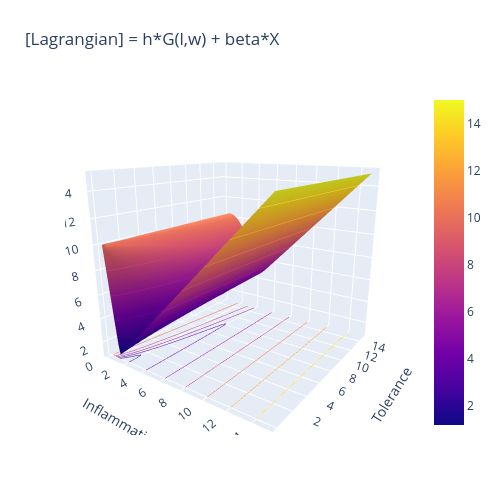

This figure's notebook cell:
### Code cell
# Visualize cost landscape
rng = 15
pnts = 100
lvec = np.linspace(0.01, rng, pnts)
wvec = np.linspace(0.01, rng, pnts)

l, w = np.meshgrid(lvec, wvec)
z = net_harm(l,w) + beta*l


fig = go.Figure(data=[go.Surface(z=z, x=l, y=w)])
fig.update_traces(contours_z=dict(show=True, usecolormap=True,
                                  highlightcolor="limegreen", project_z=True))
fig.update_layout(title='[Lagrangian] = h*G(l,w) + beta*X', autosize=False,
                  scene_camera_eye=dict(x=1.87, y=0.88, z=-0.64),
                  width=500, height=500,
                  margin=dict(l=65, r=50, b=65, t=90))

# Update the layout
fig.update_layout(scene=dict(
    xaxis_title=r'Inflammation',
    yaxis_title=r'Tolerance',
    zaxis_title=r'L(\lambda,w)'
))

fig.show()

### Figure 1 — Plotly figure (JSON) as saved in the notebook; plotly's stock layout.template omitted (floating-point values rounded to 4 significant figures; data arrays with more than 128 entries replaced by an {"elided": "..."} marker saying what was removed)
{"data": [{"contours": {"z": {"highlightcolor": "limegreen", "project": {"z": true}, "show": true, "usecolormap": true}}, "type": "surface", "x": {"elided": "100x100 float values"}, "y": {"elided": "100x100 float values"}, "z": {"elided": "100x100 float values"}}], "layout": {"autosize": false, "height": 500, "margin": {"b": 65, "l": 65, "r": 50, "t": 90}, "scene": {"aspectmode": "auto", "aspectratio": {"x": 1.028, "y": 1.028, "z": 0.9462}, "camera": {"center": {"x": 0, "y": 0, "z": 0}, "eye": {"x": 1.203, "y": -1.693, "z": 0.6047}, "projection": {"type": "perspective"}, "up": {"x": 0, "y": 0, "z": 1}}, "xaxis": {"title": {"text": "Inflammation"}, "type": "linear"}, "yaxis": {"title": {"text": "Tolerance"}, "type": "linear"}, "zaxis": {"title": {"text": "L(\\lambda,w)"}, "type": "linear"}}, "title": {"text": "[Lagrangian] = h*G(l,w) + beta*X"}, "width": 500}}
